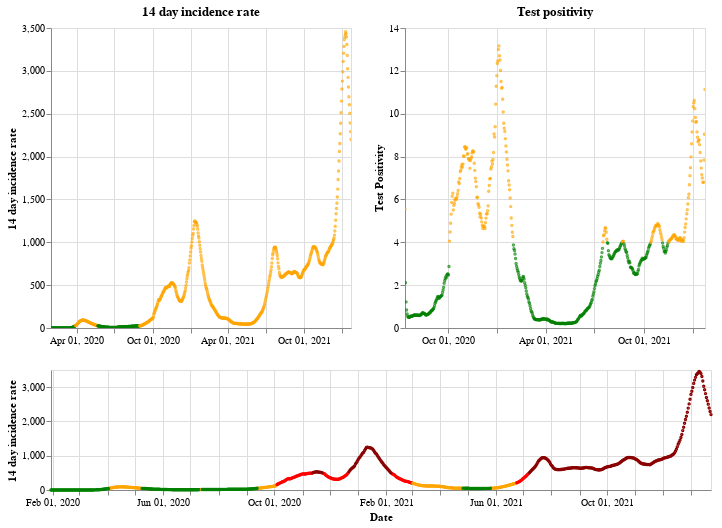

Write notebook code for a chart like this one.
### Markdown cell above
## England

### Code cell
plot_traffic_light('England')

### Figure 1 — Vega-Lite specification as saved in the notebook (floating-point values rounded to 4 significant figures; data arrays with more than 128 entries replaced by an {"elided": "..."} marker saying what was removed)
{"config": {"view": {"continuousWidth": 400, "continuousHeight": 300}}, "vconcat": [{"hconcat": [{"mark": {"type": "point", "size": 2}, "encoding": {"color": {"condition": {"value": "green", "test": "(datum.twoWeeklyCasesRate <= 25)"}, "value": "orange"}, "tooltip": [{"type": "nominal", "field": "areaName"}, {"type": "temporal", "field": "date"}, {"type": "quantitative", "field": "twoWeeklyCasesRate"}, {"type": "quantitative", "field": "testPositivity"}], "x": {"type": "temporal", "axis": {"title": ""}, "field": "date", "scale": {"domain": {"selection": "DateBrush"}}, "timeUnit": "yearmonthdate"}, "y": {"type": "quantitative", "axis": {"title": "14 day incidence rate"}, "field": "twoWeeklyCasesRate"}}, "title": "14 day incidence rate", "width": 300}, {"mark": {"type": "point", "size": 2}, "encoding": {"color": {"condition": {"value": "green", "test": "(datum.testPositivity <= 4)"}, "value": "orange"}, "tooltip": [{"type": "nominal", "field": "areaName"}, {"type": "temporal", "field": "date"}, {"type": "quantitative", "field": "twoWeeklyCasesRate"}, {"type": "quantitative", "field": "testPositivity"}], "x": {"type": "temporal", "axis": {"title": ""}, "field": "date", "scale": {"domain": {"selection": "DateBrush"}}, "timeUnit": "yearmonthdate"}, "y": {"type": "quantitative", "axis": {"title": "Test Positivity"}, "field": "testPositivity"}}, "title": "Test positivity", "width": 300}]}, {"layer": [{"mark": {"type": "point", "size": 2}, "encoding": {"color": {"condition": {"value": "orange", "test": "(((datum.testPositivity < 4) && (datum.twoWeeklyCasesRate >= 50)) && (datum.twoWeeklyCasesRate < 200))"}, "value": "red"}, "opacity": {"condition": {"value": 1, "test": "((datum.twoWeeklyCasesRate >= 50) && (datum.twoWeeklyCasesRate < 500))"}, "value": 0}, "tooltip": [{"type": "nominal", "field": "areaName"}, {"type": "temporal", "field": "date"}, {"type": "quantitative", "field": "twoWeeklyCasesRate"}, {"type": "quantitative", "field": "testPositivity"}], "x": {"type": "temporal", "axis": {"title": "Date"}, "field": "date", "timeUnit": "yearmonthdate"}, "y": {"type": "quantitative", "axis": {"title": "14 day incidence rate"}, "field": "twoWeeklyCasesRate"}}, "selection": {"DateBrush": {"type": "interval", "encodings": ["x"], "fields": ["Time"]}}}, {"mark": {"type": "point", "size": 2}, "encoding": {"color": {"value": "darkred"}, "opacity": {"condition": {"value": 1, "test": "(datum.twoWeeklyCasesRate >= 500)"}, "value": 0}, "tooltip": [{"type": "nominal", "field": "areaName"}, {"type": "temporal", "field": "date"}, {"type": "quantitative", "field": "twoWeeklyCasesRate"}, {"type": "quantitative", "field": "testPositivity"}], "x": {"type": "temporal", "axis": {"title": "Date"}, "field": "date", "timeUnit": "yearmonthdate"}, "y": {"type": "quantitative", "axis": {"title": "14 day incidence rate"}, "field": "twoWeeklyCasesRate"}}}, {"mark": {"type": "point", "size": 2}, "encoding": {"color": {"condition": {"value": "green", "test": "((datum.testPositivity < 4) && (datum.twoWeeklyCasesRate < 50))"}, "value": "orange"}, "opacity": {"condition": {"value": 1, "test": "(datum.twoWeeklyCasesRate < 50)"}, "value": 0}, "tooltip": [{"type": "nominal", "field": "areaName"}, {"type": "temporal", "field": "date"}, {"type": "quantitative", "field": "twoWeeklyCasesRate"}, {"type": "quantitative", "field": "testPositivity"}], "x": {"type": "temporal", "axis": {"title": "Date"}, "field": "date", "timeUnit": "yearmonthdate"}, "y": {"type": "quantitative", "axis": {"title": "14 day incidence rate"}, "field": "twoWeeklyCasesRate"}}}], "height": 120, "width": 660}], "data": {"name": "data-f72994537c22d92e2791b76975513b8b"}, "$schema": "https://vega.github.io/schema/vega-lite/v4.8.1.json", "datasets": {"data-f72994537c22d92e2791b76975513b8b": {"elided": "725 records"}}}
